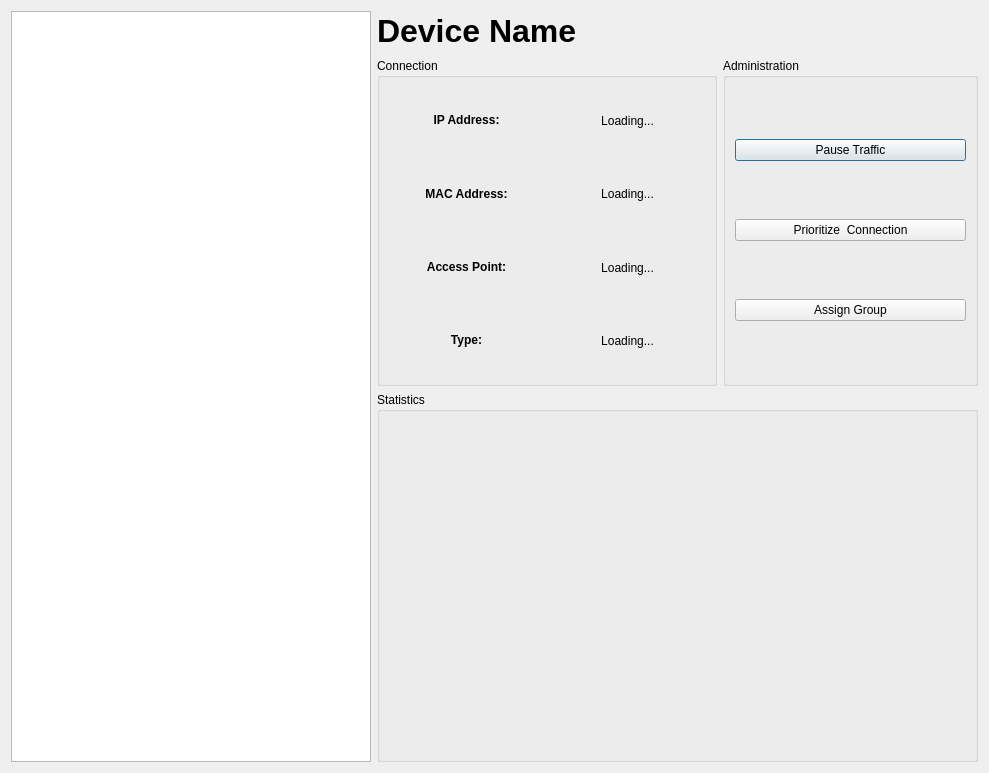
<?xml version="1.0" encoding="UTF-8"?>
<ui version="4.0">
 <class>DevicesDialog</class>
 <widget class="QDialog" name="DevicesDialog">
  <property name="geometry">
   <rect>
    <x>0</x>
    <y>0</y>
    <width>989</width>
    <height>773</height>
   </rect>
  </property>
  <property name="windowTitle">
   <string>Dialog</string>
  </property>
  <layout class="QHBoxLayout" name="horizontalLayout_2" stretch="3,5">
   <item>
    <widget class="QListWidget" name="deviceList"/>
   </item>
   <item>
    <layout class="QVBoxLayout" name="verticalLayout_2" stretch="1,8,9">
     <item>
      <widget class="QLabel" name="deviceNameLabel">
       <property name="text">
        <string>&lt;html&gt;&lt;head/&gt;&lt;body&gt;&lt;p&gt;&lt;span style=&quot; font-size:24pt; font-weight:600;&quot;&gt;Device Name&lt;/span&gt;&lt;/p&gt;&lt;/body&gt;&lt;/html&gt;</string>
       </property>
      </widget>
     </item>
     <item>
      <layout class="QHBoxLayout" name="horizontalLayout" stretch="8,6">
       <item>
        <widget class="QGroupBox" name="groupBox_3">
         <property name="sizePolicy">
          <sizepolicy hsizetype="Preferred" vsizetype="Preferred">
           <horstretch>0</horstretch>
           <verstretch>0</verstretch>
          </sizepolicy>
         </property>
         <property name="title">
          <string>Connection</string>
         </property>
         <layout class="QGridLayout" name="gridLayout">
          <item row="1" column="1">
           <widget class="QLabel" name="macAddressLabel">
            <property name="text">
             <string>Loading...</string>
            </property>
            <property name="alignment">
             <set>Qt::AlignCenter</set>
            </property>
           </widget>
          </item>
          <item row="3" column="1">
           <widget class="QLabel" name="accessPointLabel">
            <property name="text">
             <string>Loading...</string>
            </property>
            <property name="alignment">
             <set>Qt::AlignCenter</set>
            </property>
           </widget>
          </item>
          <item row="5" column="1">
           <widget class="QLabel" name="connTypeLabel">
            <property name="text">
             <string>Loading...</string>
            </property>
            <property name="alignment">
             <set>Qt::AlignCenter</set>
            </property>
           </widget>
          </item>
          <item row="1" column="0">
           <widget class="QLabel" name="label">
            <property name="text">
             <string>&lt;html&gt;&lt;head/&gt;&lt;body&gt;&lt;p align=&quot;center&quot;&gt;&lt;span style=&quot; font-weight:600;&quot;&gt;MAC Address:&lt;/span&gt;&lt;/p&gt;&lt;/body&gt;&lt;/html&gt;</string>
            </property>
           </widget>
          </item>
          <item row="3" column="0">
           <widget class="QLabel" name="label_3">
            <property name="text">
             <string>&lt;html&gt;&lt;head/&gt;&lt;body&gt;&lt;p align=&quot;center&quot;&gt;&lt;span style=&quot; font-weight:600;&quot;&gt;Access Point:&lt;/span&gt;&lt;/p&gt;&lt;/body&gt;&lt;/html&gt;</string>
            </property>
           </widget>
          </item>
          <item row="5" column="0">
           <widget class="QLabel" name="label_5">
            <property name="text">
             <string>&lt;html&gt;&lt;head/&gt;&lt;body&gt;&lt;p align=&quot;center&quot;&gt;&lt;span style=&quot; font-weight:600;&quot;&gt;Type:&lt;/span&gt;&lt;/p&gt;&lt;/body&gt;&lt;/html&gt;</string>
            </property>
           </widget>
          </item>
          <item row="0" column="0">
           <widget class="QLabel" name="label_11">
            <property name="text">
             <string>&lt;html&gt;&lt;head/&gt;&lt;body&gt;&lt;p align=&quot;center&quot;&gt;&lt;span style=&quot; font-weight:600;&quot;&gt;IP Address:&lt;/span&gt;&lt;/p&gt;&lt;/body&gt;&lt;/html&gt;</string>
            </property>
           </widget>
          </item>
          <item row="0" column="1">
           <widget class="QLabel" name="ipAddrLabel">
            <property name="text">
             <string>Loading...</string>
            </property>
            <property name="alignment">
             <set>Qt::AlignCenter</set>
            </property>
           </widget>
          </item>
         </layout>
        </widget>
       </item>
       <item>
        <widget class="QGroupBox" name="groupBox">
         <property name="title">
          <string>Administration</string>
         </property>
         <layout class="QVBoxLayout" name="verticalLayout">
          <item>
           <widget class="QPushButton" name="pauseTrafficBtn">
            <property name="text">
             <string>Pause Traffic</string>
            </property>
           </widget>
          </item>
          <item>
           <widget class="QPushButton" name="prioritizeConnectionBtn">
            <property name="text">
             <string>Prioritize  Connection</string>
            </property>
           </widget>
          </item>
          <item>
           <widget class="QPushButton" name="assignGroupBtn">
            <property name="text">
             <string>Assign Group</string>
            </property>
           </widget>
          </item>
         </layout>
        </widget>
       </item>
      </layout>
     </item>
     <item>
      <widget class="QGroupBox" name="statsBox">
       <property name="title">
        <string>Statistics</string>
       </property>
      </widget>
     </item>
    </layout>
   </item>
  </layout>
 </widget>
 <resources/>
 <connections/>
</ui>
